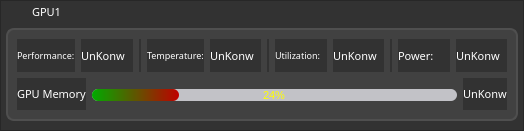
<?xml version="1.0" encoding="UTF-8"?>
<ui version="4.0">
 <class>OneMonitorWidgetClass</class>
 <widget class="QWidget" name="OneMonitorWidgetClass">
  <property name="geometry">
   <rect>
    <x>0</x>
    <y>0</y>
    <width>524</width>
    <height>131</height>
   </rect>
  </property>
  <property name="windowTitle">
   <string>OneMonitorWidget</string>
  </property>
  <property name="styleSheet">
   <string notr="true">QFrame
{
background-color:rgb(50,50,50);
}

QWidget#widget
{
	background-color:rgb(65,65,65);
	border-radius:8;
	border:2px solid #4F4F4F;
}

QLabel
{
	color:white;
	font-family:KaiTi;
	background: &quot;transparent&quot;;
	border:none;
}</string>
  </property>
  <layout class="QGridLayout" name="gridLayout">
   <property name="leftMargin">
    <number>0</number>
   </property>
   <property name="topMargin">
    <number>0</number>
   </property>
   <property name="rightMargin">
    <number>0</number>
   </property>
   <property name="bottomMargin">
    <number>0</number>
   </property>
   <item row="0" column="0">
    <widget class="QFrame" name="frame">
     <property name="styleSheet">
      <string notr="true"/>
     </property>
     <property name="frameShape">
      <enum>QFrame::StyledPanel</enum>
     </property>
     <property name="frameShadow">
      <enum>QFrame::Raised</enum>
     </property>
     <layout class="QGridLayout" name="gridLayout_3" rowstretch="1,6">
      <property name="leftMargin">
       <number>5</number>
      </property>
      <property name="topMargin">
       <number>1</number>
      </property>
      <property name="rightMargin">
       <number>5</number>
      </property>
      <property name="bottomMargin">
       <number>9</number>
      </property>
      <item row="0" column="0">
       <layout class="QHBoxLayout" name="horizontalLayout">
        <item>
         <widget class="QPushButton" name="btn_ControlVisiable">
          <property name="maximumSize">
           <size>
            <width>20</width>
            <height>18</height>
           </size>
          </property>
          <property name="styleSheet">
           <string notr="true">QPushButton
{
	border-image:url(&quot;:/DynamicWidget/Resource/GPU_Open.png&quot;);
	border:none;
}
QPushButton:hover
{
	background-color:rgb(10,10,10);
}
QPushButton:pressed
{
	background-color:rgb(35,35,35);
}</string>
          </property>
          <property name="text">
           <string/>
          </property>
         </widget>
        </item>
        <item>
         <widget class="QLabel" name="label_GPUID">
          <property name="font">
           <font>
            <family>KaiTi</family>
            <pointsize>8</pointsize>
           </font>
          </property>
          <property name="text">
           <string>GPU1</string>
          </property>
         </widget>
        </item>
        <item>
         <spacer name="horizontalSpacer">
          <property name="orientation">
           <enum>Qt::Horizontal</enum>
          </property>
          <property name="sizeHint" stdset="0">
           <size>
            <width>40</width>
            <height>20</height>
           </size>
          </property>
         </spacer>
        </item>
       </layout>
      </item>
      <item row="1" column="0">
       <widget class="QWidget" name="widget" native="true">
        <property name="styleSheet">
         <string notr="true"/>
        </property>
        <layout class="QGridLayout" name="gridLayout_2">
         <item row="0" column="0">
          <layout class="QHBoxLayout" name="horizontalLayout_2">
           <item>
            <widget class="QLabel" name="label">
             <property name="font">
              <font>
               <family>KaiTi</family>
               <pointsize>7</pointsize>
              </font>
             </property>
             <property name="text">
              <string>Performance:</string>
             </property>
            </widget>
           </item>
           <item>
            <widget class="QLabel" name="Label_PerformanceWord">
             <property name="font">
              <font>
               <family>KaiTi</family>
               <pointsize>8</pointsize>
              </font>
             </property>
             <property name="text">
              <string>UnKonw</string>
             </property>
            </widget>
           </item>
           <item>
            <widget class="QLabel" name="label_Line1">
             <property name="minimumSize">
              <size>
               <width>2</width>
               <height>0</height>
              </size>
             </property>
             <property name="maximumSize">
              <size>
               <width>2</width>
               <height>16777215</height>
              </size>
             </property>
             <property name="styleSheet">
              <string notr="true">border-image:url(&quot;:/DynamicWidget/Resource/ToolBarSegLine.png&quot;);</string>
             </property>
             <property name="text">
              <string/>
             </property>
            </widget>
           </item>
           <item>
            <widget class="QLabel" name="label_2">
             <property name="font">
              <font>
               <family>KaiTi</family>
               <pointsize>7</pointsize>
              </font>
             </property>
             <property name="text">
              <string>Temperature:</string>
             </property>
            </widget>
           </item>
           <item>
            <widget class="QLabel" name="Label_TemperatureWord">
             <property name="font">
              <font>
               <family>KaiTi</family>
               <pointsize>8</pointsize>
              </font>
             </property>
             <property name="text">
              <string>UnKonw</string>
             </property>
            </widget>
           </item>
           <item>
            <widget class="QLabel" name="label_Line2">
             <property name="minimumSize">
              <size>
               <width>2</width>
               <height>0</height>
              </size>
             </property>
             <property name="maximumSize">
              <size>
               <width>2</width>
               <height>16777215</height>
              </size>
             </property>
             <property name="styleSheet">
              <string notr="true">border-image:url(&quot;:/DynamicWidget/Resource/ToolBarSegLine.png&quot;);</string>
             </property>
             <property name="text">
              <string/>
             </property>
            </widget>
           </item>
           <item>
            <widget class="QLabel" name="label_3">
             <property name="font">
              <font>
               <family>KaiTi</family>
               <pointsize>7</pointsize>
              </font>
             </property>
             <property name="text">
              <string>Utilization:</string>
             </property>
            </widget>
           </item>
           <item>
            <widget class="QLabel" name="Label_UtilizationWord">
             <property name="font">
              <font>
               <family>KaiTi</family>
               <pointsize>8</pointsize>
              </font>
             </property>
             <property name="text">
              <string>UnKonw</string>
             </property>
            </widget>
           </item>
           <item>
            <widget class="QLabel" name="label_Line3">
             <property name="minimumSize">
              <size>
               <width>2</width>
               <height>0</height>
              </size>
             </property>
             <property name="maximumSize">
              <size>
               <width>2</width>
               <height>16777215</height>
              </size>
             </property>
             <property name="styleSheet">
              <string notr="true">border-image:url(&quot;:/DynamicWidget/Resource/ToolBarSegLine.png&quot;);</string>
             </property>
             <property name="text">
              <string/>
             </property>
            </widget>
           </item>
           <item>
            <widget class="QLabel" name="label_5">
             <property name="font">
              <font>
               <family>KaiTi</family>
               <pointsize>8</pointsize>
              </font>
             </property>
             <property name="text">
              <string>Power:</string>
             </property>
            </widget>
           </item>
           <item>
            <widget class="QLabel" name="Label_PowerWord">
             <property name="font">
              <font>
               <family>KaiTi</family>
               <pointsize>8</pointsize>
              </font>
             </property>
             <property name="text">
              <string>UnKonw</string>
             </property>
            </widget>
           </item>
          </layout>
         </item>
         <item row="1" column="0">
          <layout class="QHBoxLayout" name="horizontalLayout_3">
           <item>
            <widget class="QLabel" name="label_7">
             <property name="font">
              <font>
               <family>KaiTi</family>
               <pointsize>8</pointsize>
              </font>
             </property>
             <property name="text">
              <string>GPU Memory</string>
             </property>
            </widget>
           </item>
           <item>
            <widget class="QProgressBar" name="progressBar_MemoryBar">
             <property name="minimumSize">
              <size>
               <width>0</width>
               <height>12</height>
              </size>
             </property>
             <property name="maximumSize">
              <size>
               <width>16777215</width>
               <height>10</height>
              </size>
             </property>
             <property name="font">
              <font>
               <pointsize>8</pointsize>
              </font>
             </property>
             <property name="styleSheet">
              <string notr="true">QProgressBar
{
		color:yellow;
		text-align: center;
		background: rgba(248,248,255,180);
		border-radius: 6px;
}
QProgressBar::chunk:enabled 
{
		border-radius: 6px; 
		background: qlineargradient(x1:0, y1:0, x2:1, y2:0 ,stop:0 #00AB00, stop:1 #BF0000);
}</string>
             </property>
             <property name="value">
              <number>24</number>
             </property>
            </widget>
           </item>
           <item>
            <widget class="QLabel" name="Label_MemoryNumWord">
             <property name="font">
              <font>
               <family>KaiTi</family>
               <pointsize>8</pointsize>
              </font>
             </property>
             <property name="text">
              <string>UnKonw</string>
             </property>
            </widget>
           </item>
          </layout>
         </item>
        </layout>
       </widget>
      </item>
     </layout>
    </widget>
   </item>
  </layout>
 </widget>
 <layoutdefault spacing="6" margin="11"/>
 <resources/>
 <connections/>
</ui>
